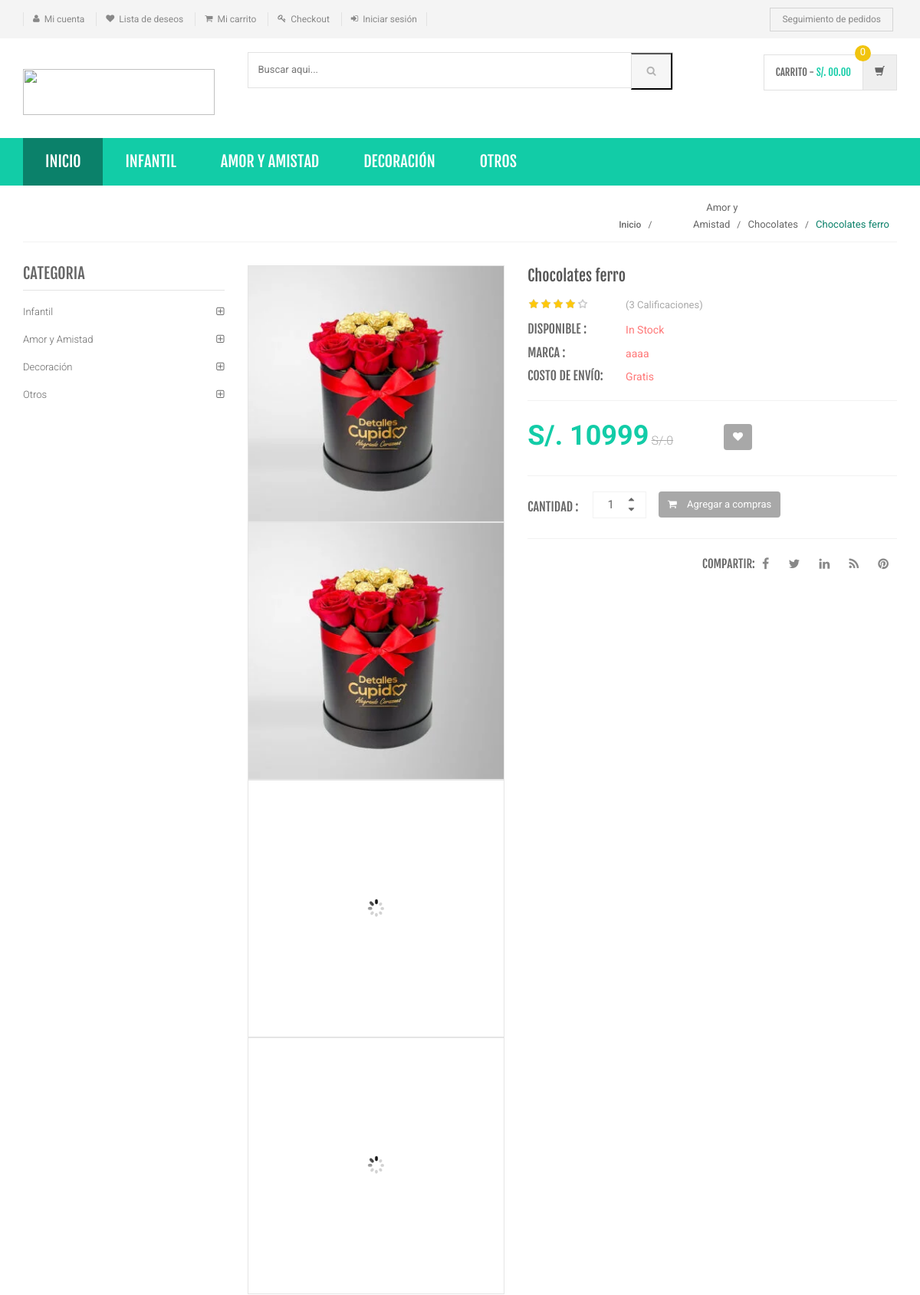
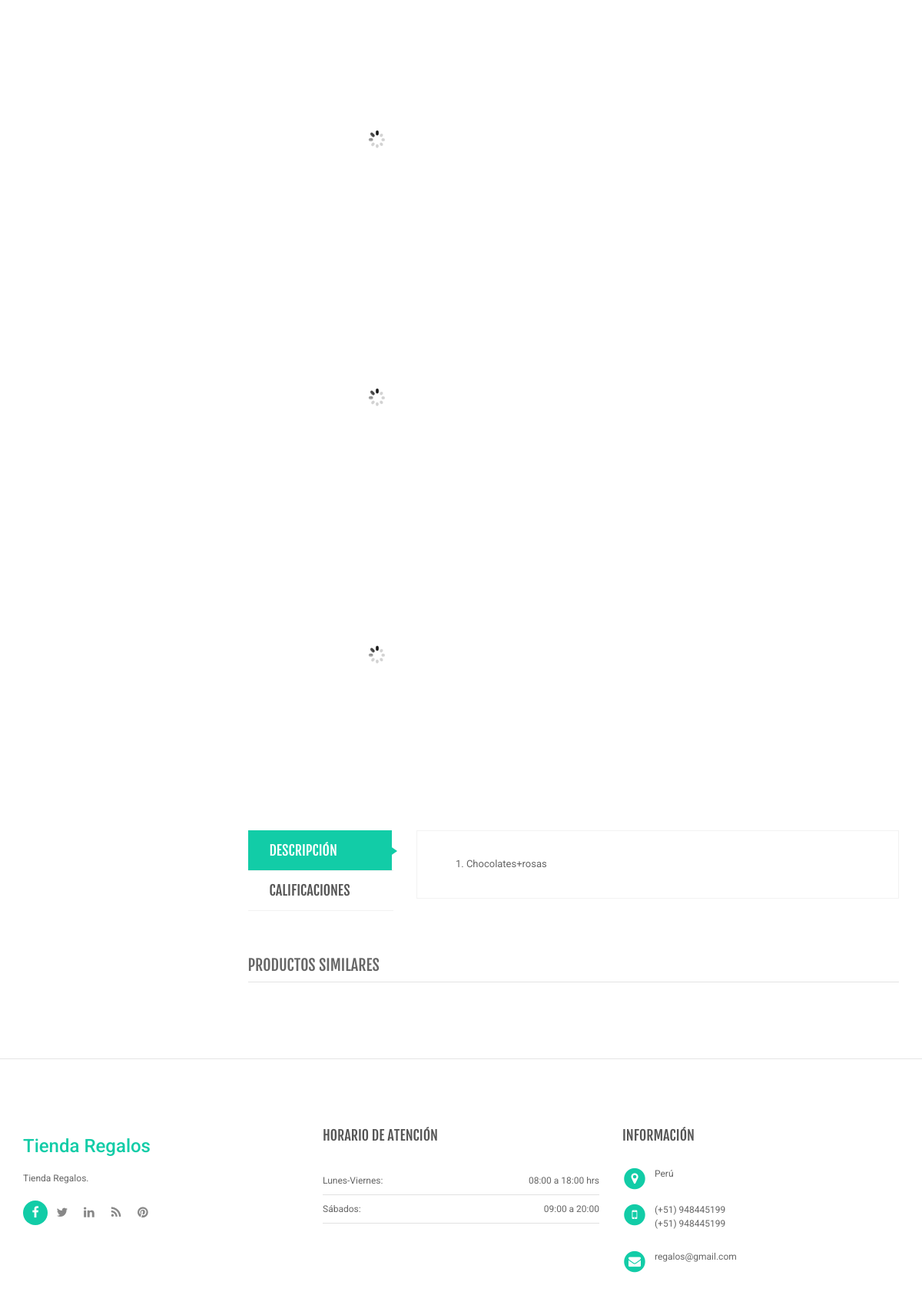
The app's page /product-details.php?pid=3 with its own data (2 pictures, top to bottom).
### tables this page shows
CREATE TABLE `category` (
  `id` int(11) NOT NULL,
  `categoryName` varchar(255) DEFAULT NULL,
  `categoryDescription` longtext DEFAULT NULL,
  `creationDate` timestamp NOT NULL DEFAULT current_timestamp(),
  `updationDate` varchar(255) DEFAULT NULL
);

CREATE TABLE `products` (
  `id` int(11) NOT NULL,
  `category` int(11) NOT NULL,
  `subCategory` int(11) DEFAULT NULL,
  `productName` varchar(255) DEFAULT NULL,
  `productCompany` varchar(255) DEFAULT NULL,
  `productPrice` int(11) DEFAULT NULL,
  `productPriceBeforeDiscount` int(11) DEFAULT NULL,
  `productDescription` longtext DEFAULT NULL,
  `productImage1` varchar(255) DEFAULT NULL,
  `productImage2` varchar(255) DEFAULT NULL,
  `productImage3` varchar(255) DEFAULT NULL,
  `shippingCharge` int(11) DEFAULT NULL,
  `productAvailability` varchar(255) DEFAULT NULL,
  `postingDate` timestamp NULL DEFAULT current_timestamp(),
  `updationDate` varchar(255) DEFAULT NULL
);

CREATE TABLE `subcategory` (
  `id` int(11) NOT NULL,
  `categoryid` int(11) DEFAULT NULL,
  `subcategory` varchar(255) DEFAULT NULL,
  `creationDate` timestamp NULL DEFAULT current_timestamp(),
  `updationDate` varchar(255) DEFAULT NULL
);

### product-details.php (the view, shortened to what this page needs)
<?php
include('includes/config.php');
$pid=intval($_GET['pid']);
?>
<!DOCTYPE html>
<html lang="es">
	<head>
	    <link rel="stylesheet" href="assets/css/bootstrap.min.css">
	    <link rel="stylesheet" href="assets/css/main.css">
	    <link rel="stylesheet" href="assets/css/owl.carousel.css">
		<link rel="stylesheet" href="assets/css/owl.transitions.css">
		<link href="assets/css/lightbox.css" rel="stylesheet">
		<link rel="stylesheet" href="assets/css/animate.min.css">
		<link rel="stylesheet" href="assets/css/rateit.css">
		<link rel="stylesheet" href="assets/css/bootstrap-select.min.css">
		<link rel="stylesheet" href="assets/css/config.css">
		<link href="assets/css/red.css" rel="alternate stylesheet" title="Red color">
		<link rel="stylesheet" href="assets/css/font-awesome.min.css">
	</head>
    <body class="cnt-home">
<header class="header-style-1">
<?php include('includes/top-header.php');?>
<?php include('includes/main-header.php');?>
<?php include('includes/menu-bar.php');?>
</header>
<div class="breadcrumb">
	<div class="container">
		<div class="breadcrumb-inner">
<?php
$ret=mysqli_query($con,"select category.categoryName as catname,subCategory.subcategory as subcatname,products.productName as pname from products join category on category.id=products.category join subcategory on subcategory.id=products.subCategory where products.id='$pid'");
while ($rw=mysqli_fetch_array($ret)) {
?>
			<ul class="list-inline list-unstyled">
				<li><a href="index.php">Inicio</a></li>
				<li><?php echo htmlentities($rw['catname']);?></a></li>
				<li><?php echo htmlentities($rw['subcatname']);?></li>
				<li class='active'><?php echo htmlentities($rw['pname']);?></li>
			</ul>
			<?php }?>
		</div>
	</div>
</div>
<div class="body-content outer-top-xs">
	<div class='container'>
		<div class='row single-product outer-bottom-sm '>
			<div class='col-md-3 sidebar'>
				<div class="sidebar-module-container">
<div class="sidebar-widget outer-bottom-xs wow fadeInUp">
	<h3 class="section-title">Categoria</h3>
	<div class="sidebar-widget-body m-t-10">
		<div class="accordion">
		            <?php $sql=mysqli_query($con,"select id,categoryName  from category");
while($row=mysqli_fetch_array($sql))
{
    ?>
	    	<div class="accordion-group">
	            <div class="accordion-heading">
	                <a href="category.php?cid=<?php echo $row['id'];?>"  class="accordion-toggle collapsed">
	                   <?php echo $row['categoryName'];?>
	                </a>
	            </div>
	        </div>
	        <?php } ?>
	    </div>
	</div>
</div>
				</div>
			</div>
<?php
$ret=mysqli_query($con,"select * from products where id='$pid'");
while($row=mysqli_fetch_array($ret))
{
?>
			<div class='col-md-9'>
				<div class="row  wow fadeInUp">
					     <div class="col-xs-12 col-sm-6 col-md-5 gallery-holder">
    <div class="product-item-holder size-big single-product-gallery small-gallery">
        <div id="owl-single-product">
 <div class="single-product-gallery-item" id="slide1">
                <a data-lightbox="image-1" data-title="<?php echo htmlentities($row['productName']);?>" href="admin/productimages/<?php echo htmlentities($row['id']);?>/<?php echo htmlentities($row['productImage1']);?>">
                    <img class="img-responsive" alt="" src="assets/images/blank.gif" data-echo="admin/productimages/<?php echo htmlentities($row['id']);?>/<?php echo htmlentities($row['productImage1']);?>" width="370" height="350" />
                </a>
            </div>
            <div class="single-product-gallery-item" id="slide1">
                <a data-lightbox="image-1" data-title="<?php echo htmlentities($row['productName']);?>" href="admin/productimages/<?php echo htmlentities($row['id']);?>/<?php echo htmlentities($row['productImage1']);?>">
                    <img class="img-responsive" alt="" src="assets/images/blank.gif" data-echo="admin/productimages/<?php echo htmlentities($row['id']);?>/<?php echo htmlentities($row['productImage1']);?>" width="370" height="350" />
                </a>
            </div>
            <div class="single-product-gallery-item" id="slide2">
                <a data-lightbox="image-1" data-title="Gallery" href="admin/productimages/<?php echo htmlentities($row['id']);?>/<?php echo htmlentities($row['productImage2']);?>">
                    <img class="img-responsive" alt="" src="assets/images/blank.gif" data-echo="admin/productimages/<?php echo htmlentities($row['id']);?>/<?php echo htmlentities($row['productImage2']);?>" />
                </a>
            </div>
            <div class="single-product-gallery-item" id="slide3">
                <a data-lightbox="image-1" data-title="Gallery" href="admin/productimages/<?php echo htmlentities($row['id']);?>/<?php echo htmlentities($row['productImage3']);?>">
                    <img class="img-responsive" alt="" src="assets/images/blank.gif" data-echo="admin/productimages/<?php echo htmlentities($row['id']);?>/<?php echo htmlentities($row['productImage3']);?>" />
                </a>
            </div>
        </div>
        <div class="single-product-gallery-thumbs gallery-thumbs">
            <div id="owl-single-product-thumbnails">
                <div class="item">
                    <a class="horizontal-thumb active" data-target="#owl-single-product" data-slide="1" href="#slide1">
                        <img class="img-responsive"  alt="" src="assets/images/blank.gif" data-echo="admin/productimages/<?php echo htmlentities($row['id']);?>/<?php echo htmlentities($row['productImage1']);?>" />
                    </a>
                </div>
            <div class="item">
                    <a class="horizontal-thumb" data-target="#owl-single-product" data-slide="2" href="#slide2">
                        <img class="img-responsive" width="85" alt="" src="assets/images/blank.gif" data-echo="admin/productimages/<?php echo htmlentities($row['id']);?>/<?php echo htmlentities($row['productImage2']);?>"/>
                    </a>
                </div>
                <div class="item">
                    <a class="horizontal-thumb" data-target="#owl-single-product" data-slide="3" href="#slide3">
                        <img class="img-responsive" width="85" alt="" src="assets/images/blank.gif" data-echo="admin/productimages/<?php echo htmlentities($row['id']);?>/<?php echo htmlentities($row['productImage3']);?>" height="200" />
                    </a>
                </div>
            </div>
        </div>
    </div>
</div>
					<div class='col-sm-6 col-md-7 product-info-block'>
						<div class="product-info">
							<h1 class="name"><?php echo htmlentities($row['productName']);?></h1>
<?php $rt=mysqli_query($con,"select * from productreviews where productId='$pid'");
$num=mysqli_num_rows($rt);
?>
							<div class="rating-reviews m-t-20">
								<div class="row">
									<div class="col-sm-3">
										<div class="rating rateit-small"></div>
									</div>
									<div class="col-sm-8">
										<div class="reviews">
											<a href="#" class="lnk">(<?php echo htmlentities($num);?> Calificaciones)</a>
										</div>
									</div>
								</div>
							</div>
							<div class="stock-container info-container m-t-10">
								<div class="row">
									<div class="col-sm-3">
										<div class="stock-box">
											<span class="label">DISPONIBLE :</span>
										</div>
									</div>
									<div class="col-sm-9">
										<div class="stock-box">
											<span class="value"><?php echo htmlentities($row['productAvailability']);?></span>
										</div>
									</div>
								</div>
							</div>
<div class="stock-container info-container m-t-10">
								<div class="row">
									<div class="col-sm-3">
										<div class="stock-box">
											<span class="label">Marca :</span>
										</div>
									</div>
									<div class="col-sm-9">
										<div class="stock-box">
											<span class="value"><?php echo htmlentities($row['productCompany']);?></span>
										</div>
									</div>
								</div>
							</div>
<div class="stock-container info-container m-t-10">
								<div class="row">
									<div class="col-sm-3">
										<div class="stock-box">
											<span class="label">Costo de envío:</span>
										</div>
									</div>
									<div class="col-sm-9">
										<div class="stock-box">
											<span class="value"><?php if($row['shippingCharge']==0)
											{
												echo "Gratis";
											}
											else
											{
												echo htmlentities($row['shippingCharge']);
											}
											?></span>
										</div>
									</div>
								</div>
							</div>
							<div class="price-container info-container m-t-20">
								<div class="row">
									<div class="col-sm-6">
										<div class="price-box">
											<span class="price">S/. <?php echo htmlentities($row['productPrice']);?></span>
											<span class="price-strike">S/.<?php echo htmlentities($row['productPriceBeforeDiscount']);?></span>
										</div>
									</div>
									<div class="col-sm-6">
										<div class="favorite-button m-t-10">
											<a class="btn btn-primary" data-toggle="tooltip" data-placement="right" title="Lista de deseos" href="product-details.php?pid=<?php echo htmlentities($row['id'])?>&&action=wishlist">
											    <i class="fa fa-heart"></i>
											</a>
										</div>
									</div>
								</div>
							</div>
							<div class="quantity-container info-container">
								<div class="row">
									<div class="col-sm-2">
										<span class="label">Cantidad :</span>
									</div>
									<div class="col-sm-2">
										<div class="cart-quantity">
											<div class="quant-input">
								                <div class="arrows">
								                  <div class="arrow plus gradient"><span class="ir"><i class="icon fa fa-sort-asc"></i></span></div>
								                  <div class="arrow minus gradient"><span class="ir"><i class="icon fa fa-sort-desc"></i></span></div>
								                </div>
								                <input type="text" value="1">
							              </div>
							            </div>
									</div>
									<div class="col-sm-7">
										<a href="product-details.php?page=product&action=add&id=<?php echo $row['id']; ?>" class="btn btn-primary"><i class="fa fa-shopping-cart inner-right-vs"></i> Agregar a compras</a>
									</div>
								</div>
							</div>
							<div class="product-social-link m-t-20 text-right">
								<span class="social-label">Compartir:</span>
								<div class="social-icons">
						            <ul class="list-inline">
						                <li><a class="fa fa-facebook" href="https://facebook.com/platea21"></a></li>
						                <li><a class="fa fa-twitter" href="https://facebook.com/platea21"></a></li>
						                <li><a class="fa fa-linkedin" href="https://facebook.com/platea21"></a></li>
						                <li><a class="fa fa-rss" href="https://facebook.com/platea21"></a></li>
						                <li><a class="fa fa-pinterest" href="https://facebook.com/platea21"></a></li>
						            </ul>
						        </div>
							</div>
						</div>
					</div>
				</div>
				<div class="product-tabs inner-bottom-xs  wow fadeInUp">
					<div class="row">
						<div class="col-sm-3">
							<ul id="product-tabs" class="nav nav-tabs nav-tab-cell">
								<li class="active"><a data-toggle="tab" href="#description">DESCRIPCIÓN</a></li>
								<li><a data-toggle="tab" href="#review">CALIFICACIONES</a></li>
							</ul>
						</div>
						<div class="col-sm-9">
							<div class="tab-content">
								<div id="description" class="tab-pane in active">
									<div class="product-tab">
										<p class="text"><?php echo $row['productDescription'];?></p>
									</div>
								</div>
										</div>
							        </div>
								</div>
							</div>
						</div>
					</div>
				</div>
<?php $cid=$row['category'];
			$subcid=$row['subCategory']; } ?>
<section class="section featured-product wow fadeInUp">
	<h3 class="section-title">Productos similares </h3>
</section>
			</div>
<?php include('includes/footer.php');?>
</body>
</html>

### includes/menu-bar.php (shortened to what this page needs)
<div class="header-nav animate-dropdown">
    <div class="container">
        <div class="yamm navbar navbar-default" role="navigation">
            <div class="nav-bg-class">
                <div class="navbar-collapse collapse" id="mc-horizontal-menu-collapse">
	<div class="nav-outer">
		<ul class="nav navbar-nav">
			<li class="active dropdown yamm-fw">
				<a href="index.php" data-hover="dropdown" class="dropdown-toggle">Inicio</a>
			</li>
              <?php $sql=mysqli_query($con,"select id,categoryName  from category limit 6");
while($row=mysqli_fetch_array($sql))
{
    ?>
			<li class="dropdown yamm">
				<a href="category.php?cid=<?php echo $row['id'];?>"> <?php echo $row['categoryName'];?></a>
			</li>
			<?php } ?>
		</ul>
		<div class="clearfix"></div>
	</div>
</div>
            </div>
        </div>
    </div>
</div>

### assets/css/lightbox.css (style rules this page uses)
body:after { content: url(../images/close.png) url(../images/loading.gif) url(../images/prev.png) url(../images/next.png); display: none; }

### assets/css/rateit.css (style rules this page uses)
.rateit { display: -moz-inline-box; display: inline-block; position: relative; -webkit-user-select: none; -khtml-user-select: none; -moz-user-select: none; -o-user-select: none; -ms-user-select: none; user-select: none; -webkit-touch-callout: none; }

### assets/css/red.css (style rules this page uses)
a { color: #ff6c6c; }
.header-style-1 .header-nav { background: #ff6c6c; }
.cnt-home .header-style-1 .header-nav .navbar .navbar-nav > li.active { background: #ff1a1a; }
.breadcrumb ul li.active { color: #ff1a1a; }
.sidebar .sidebar-module-container .sidebar-widget .sidebar-widget-body .accordion .accordion-group .accordion-heading .accordion-toggle, .sidebar .sidebar-module-container .sidebar-widget .sidebar-widget-body .accordion .accordion-group .accordion-heading .accordion-toggle:hover, .sidebar .sidebar-module-container .sidebar-widget .sidebar-widget-body .accordion .accordion-group .accordion-heading .accordion-toggle:focus, .sidebar .sidebar-module-container .sidebar-widget .sidebar-widget-body .accordion .accordion-group .accordion-heading .accordion-toggle:after { color: #ff6c6c; }
.single-product .product-info .price-container .price-box .price { color: #ff6c6c; }
.single-product .product-tabs .nav.nav-tabs.nav-tab-cell li.active a { background: #ff6c6c; }
.single-product .product-tabs .nav.nav-tabs.nav-tab-cell li.active a:after { border-color: rgba(0, 0, 0, 0) rgba(0, 0, 0, 0) rgba(0, 0, 0, 0) #ff6c6c; }

### records on screen
category: categoryName "INFANTIL", categoryName "Infantil"
category: categoryName "AMOR Y AMISTAD", categoryName "Amor y Amistad"
category: categoryName "DECORACIÓN", categoryName "Decoración"
category: categoryName "OTROS", categoryName "Otros"
products: category.categoryName "Amor y Amistad", subcategory.subcategory "Chocolates", productName "Chocolates ferro", productImage1 (picture), num "3", productAvailability "In Stock", productCompany "aaaa", shippingCharge "Gratis", productPrice "10999", productPriceBeforeDiscount "0", productDescription "Chocolates+rosas"
